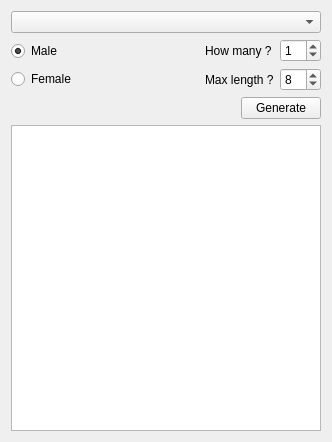
<?xml version="1.0" encoding="UTF-8"?>
<ui version="4.0">
 <class>NameGeneratorWidget</class>
 <widget class="QWidget" name="NameGeneratorWidget">
  <property name="geometry">
   <rect>
    <x>0</x>
    <y>0</y>
    <width>332</width>
    <height>442</height>
   </rect>
  </property>
  <property name="windowTitle">
   <string>Name Generator</string>
  </property>
  <property name="windowIcon">
   <iconset resource="../../../../rolisteam.qrc">
    <normaloff>:/resources/logo/500-symbole.png</normaloff>:/resources/logo/500-symbole.png</iconset>
  </property>
  <layout class="QVBoxLayout" name="verticalLayout_2">
   <item>
    <widget class="QComboBox" name="m_database"/>
   </item>
   <item>
    <layout class="QHBoxLayout" name="horizontalLayout">
     <item>
      <layout class="QVBoxLayout" name="verticalLayout">
       <item>
        <widget class="QRadioButton" name="m_maleBtn">
         <property name="text">
          <string>Male</string>
         </property>
         <property name="checked">
          <bool>true</bool>
         </property>
         <property name="autoRepeat">
          <bool>false</bool>
         </property>
        </widget>
       </item>
       <item>
        <widget class="QRadioButton" name="m_femaleBtn">
         <property name="text">
          <string>Female</string>
         </property>
        </widget>
       </item>
      </layout>
     </item>
     <item>
      <spacer name="horizontalSpacer">
       <property name="orientation">
        <enum>Qt::Horizontal</enum>
       </property>
       <property name="sizeHint" stdset="0">
        <size>
         <width>40</width>
         <height>20</height>
        </size>
       </property>
      </spacer>
     </item>
     <item>
      <layout class="QFormLayout" name="formLayout">
       <item row="0" column="0">
        <widget class="QLabel" name="label">
         <property name="text">
          <string>How many ?</string>
         </property>
        </widget>
       </item>
       <item row="0" column="1">
        <widget class="QSpinBox" name="m_nameCount">
         <property name="value">
          <number>1</number>
         </property>
        </widget>
       </item>
       <item row="1" column="0">
        <widget class="QLabel" name="label_2">
         <property name="text">
          <string>Max length ?</string>
         </property>
        </widget>
       </item>
       <item row="1" column="1">
        <widget class="QSpinBox" name="m_nameLenght">
         <property name="value">
          <number>8</number>
         </property>
        </widget>
       </item>
      </layout>
     </item>
    </layout>
   </item>
   <item>
    <layout class="QHBoxLayout" name="horizontalLayout_2">
     <item>
      <spacer name="horizontalSpacer_2">
       <property name="orientation">
        <enum>Qt::Horizontal</enum>
       </property>
       <property name="sizeHint" stdset="0">
        <size>
         <width>40</width>
         <height>20</height>
        </size>
       </property>
      </spacer>
     </item>
     <item>
      <widget class="QPushButton" name="m_gen">
       <property name="text">
        <string>Generate</string>
       </property>
      </widget>
     </item>
    </layout>
   </item>
   <item>
    <widget class="QTextEdit" name="m_result">
     <property name="styleSheet">
      <string notr="true">font: 11pt &quot;DejaVu Sans Mono&quot;;</string>
     </property>
     <property name="readOnly">
      <bool>true</bool>
     </property>
    </widget>
   </item>
  </layout>
 </widget>
 <resources>
  <include location="../../../../rolisteam.qrc"/>
 </resources>
 <connections/>
</ui>
